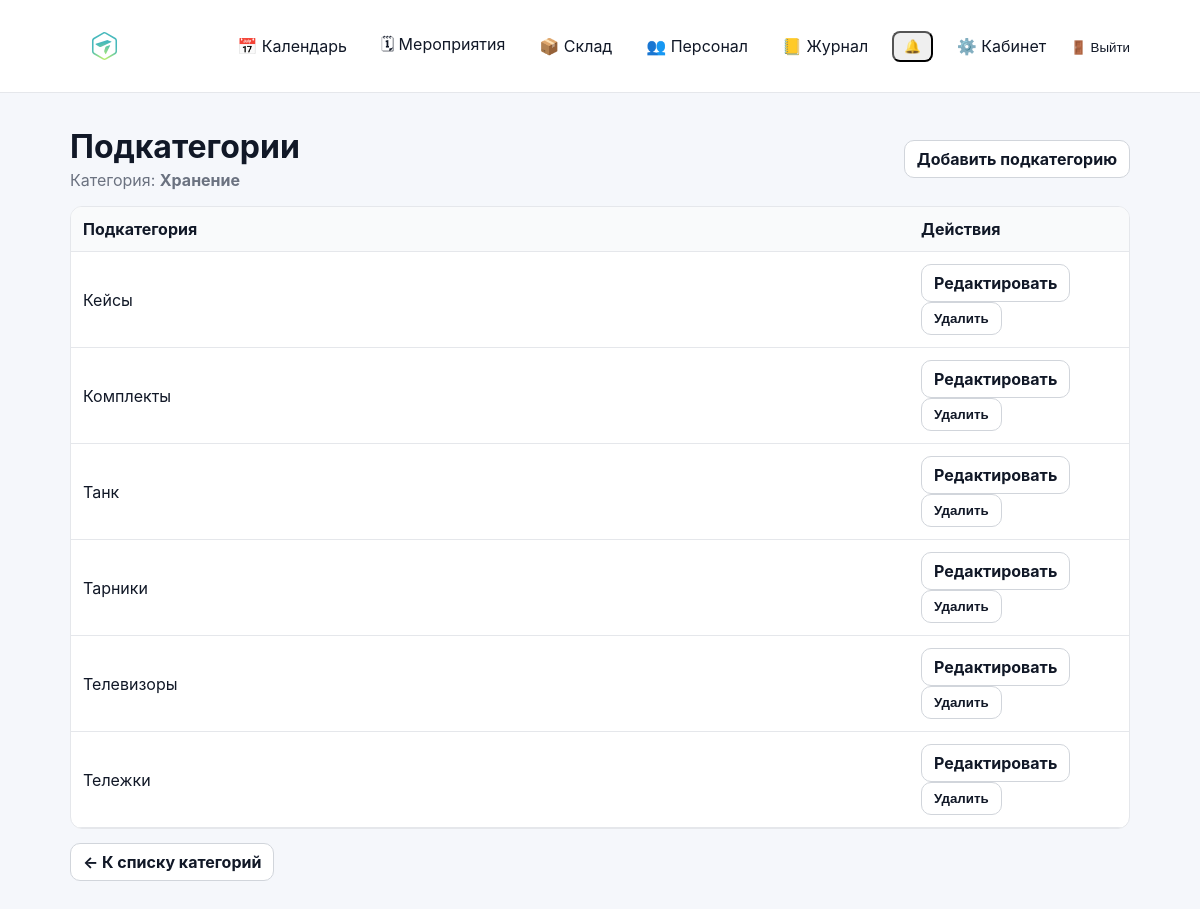
Screenshot of /warehouse/categories/11/ (signed in) with the database file from the repository.
### inventory/models.py (models this page shows, shortened)
class StockCategory(models.Model):
    name = models.CharField(max_length=100, unique=True)
    class Meta:
        verbose_name = "Категория склада"
        verbose_name_plural = "Категории склада"
        ordering = ["name", "id"]

class StockSubcategory(models.Model):
    category = models.ForeignKey(StockCategory, on_delete=models.PROTECT, related_name="subcategories")
    name = models.CharField(max_length=100)
    class Meta:
        verbose_name = "Подкатегория склада"
        verbose_name_plural = "Подкатегории склада"
        unique_together = ("category", "name")
        ordering = ["category__name", "name", "id"]

### inventory/warehouse_views.py (the view)
# urls.py: path("warehouse/categories/<int:category_id>/", warehouse_views.stock_category_detail_view, name="stock_category_detail"),
@login_required
def stock_category_detail_view(request, category_id: int):
    if not can_view_stock(request.user):
        return _forbidden()
    category = get_object_or_404(StockCategory, id=category_id)
    subcategories = StockSubcategory.objects.filter(category=category).order_by("name")
    return render(
        request,
        "inventory/warehouse/subcategories/list.html",
        {
            "category": category,
            "subcategories": subcategories,
            "can_manage": can_edit_inventory(request.user),
        },
    )

### accounts/context_processors.py (called while the page is built)
def authz_flags(request):
    user = getattr(request, "user", None)
    return {
        "can_manage_staff": can_manage_staff(user),
        "can_edit_event_card": can_edit_event_card(user),
        "can_edit_event_equipment": can_edit_event_equipment(user),
        "can_edit_inventory": can_edit_inventory(user),
        "can_view_stock": can_view_stock(user),
    }

### accounts/permissions.py (called while the page is built)
def _ok(user) -> bool:
    return bool(user and user.is_authenticated)

def is_super(user) -> bool:
    return bool(_ok(user) and getattr(user, "is_superuser", False))

def can_manage_staff(user) -> bool:
    return is_super(user) or (_ok(user) and user.has_perm("accounts.manage_staff"))

def can_edit_inventory(user) -> bool:
    return is_super(user) or (_ok(user) and user.has_perm("inventory.manage_inventory"))

def can_view_stock(user) -> bool:
    return is_super(user) or (_ok(user) and (user.has_perm("inventory.manage_inventory") or user.has_perm("events.edit_event_card")))

def can_edit_event_card(user) -> bool:
    return is_super(user) or (_ok(user) and user.has_perm("events.edit_event_card"))

def can_edit_event_equipment(user) -> bool:
    return is_super(user) or (_ok(user) and user.has_perm("events.edit_event_equipment"))

### inventory/templates/inventory/warehouse/subcategories/list.html (shortened to what this page needs)
{% extends "base.html" %}
{% block content %}
<div style="max-width: 1100px; margin: 0 auto;">
  <div style="display:flex; align-items:center; justify-content:space-between; gap:12px; margin: 16px 0;">
    <div>
      <h1 style="margin:0;">Подкатегории</h1>
      <div style="color:#6b7280; margin-top:4px;">Категория: <strong>{{ category.name }}</strong></div>
    </div>
    {% if can_manage %}
      <a class="btn" href="{% url 'stock_subcategory_add' category.id %}">Добавить подкатегорию</a>
    {% endif %}
  </div>
  <div style="background:#fff; border:1px solid #e5e7eb; border-radius:12px; overflow:hidden;">
    <table style="width:100%; border-collapse:collapse;">
      <thead>
        <tr style="background:#f9fafb;">
          <th style="text-align:left; padding:12px; border-bottom:1px solid #e5e7eb;">Подкатегория</th>
          <th style="text-align:left; padding:12px; border-bottom:1px solid #e5e7eb; width:220px;">Действия</th>
        </tr>
      </thead>
      <tbody>
        {% for sub in subcategories %}
          <tr>
            <td style="padding:12px; border-bottom:1px solid #e5e7eb;">{{ sub.name }}</td>
            <td style="padding:12px; border-bottom:1px solid #e5e7eb;">
              {% if can_manage %}
                <a class="btn" href="{% url 'stock_subcategory_edit' category.id sub.id %}">Редактировать</a>
                <form method="post" action="{% url 'stock_subcategory_delete' category.id sub.id %}" style="display:inline;" onsubmit="return confirm('Удалить подкатегорию?');">
                  <button class="btn btn-danger" type="submit">Удалить</button>
                </form>
              {% else %}
                —
              {% endif %}
            </td>
          </tr>
        {% empty %}
          <tr>
            <td colspan="2" style="padding:16px; color:#6b7280;">Подкатегорий пока нет.</td>
          </tr>
        {% endfor %}
      </tbody>
    </table>
  </div>
  <div style="margin:14px 0;">
    <a class="btn" href="{% url 'stock_category_list' %}">← К списку категорий</a>
  </div>
</div>
{% endblock %}

### static/css/base.css (style rules this page uses)
* { box-sizing: border-box; }
html, body { height: 100%; }
body { margin: 0; font-family: -apple-system, BlinkMacSystemFont, "Segoe UI", Roboto, Arial, sans-serif; background: #f5f7fb; color: #111827; }
a { color: inherit; text-decoration: none; }
.btn { display: inline-flex; align-items: center; gap: 8px; padding: 8px 12px; border-radius: 10px; border: 1px solid #d1d5db; background: #ffffff; color: #111827; font-weight: 700; cursor: pointer; text-decoration: none; transition: transform 160ms ease, box-shadow 160ms ease, background 160ms ease, border-color 160ms ease; }

### rows the page displays
StockCategory: name "Хранение"
StockSubcategory: name "Кейсы"
StockSubcategory: name "Комплекты"
StockSubcategory: name "Танк"
StockSubcategory: name "Тарники"
StockSubcategory: name "Телевизоры"
StockSubcategory: name "Тележки"
